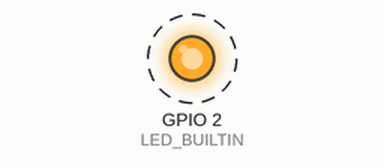
This sketch was run on a simulated ESP8266 (NodeMCU). Shown: output pins drawn as LEDs (lit = HIGH, except the on-board LED, lit = LOW). Dashed ring = blinking. WiFi joins after 1.5 s; servers stay silent unless stated; what the sketch prints to the serial monitor is not drawn.

Above: at 1.7 s.
Timing chart, 0 to 4.5 s (numbered marks = the images above):
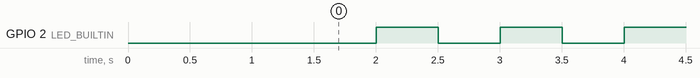

The sketch:

testboard.ino
```cpp
#include <ESP8266WiFi.h>

const char* ssid = "Connectify-NSTV";
const char* password = "passpass2018";

IPAddress staticIP(192, 168, 94, 30);
IPAddress gateway(192, 168, 94, 1);
IPAddress subnet(255, 255, 255, 0);

void setup(void)
{
  Serial.begin(115200);
  Serial.println();

  Serial.printf("Connecting to %s \n", ssid);
  WiFi.begin(ssid, password);
  WiFi.config(staticIP, gateway, subnet);
  while (WiFi.status() != WL_CONNECTED)
  {
    delay(500);
    Serial.print(".");
  }
  pinMode(LED_BUILTIN, OUTPUT);

}
void connectwifi()
{
  Serial.println();
  Serial.print("Connected, IP address: ");
  Serial.println(WiFi.localIP());

}
void loop() {
  connectwifi();
  digitalWrite(LED_BUILTIN, LOW);   // Turn the LED on (Note that LOW is the voltage level
  // but actually the LED is on; this is because
  // it is active low on the ESP-01)
  delay(500);                      // Wait for a second
  digitalWrite(LED_BUILTIN, HIGH);  // Turn the LED off by making the voltage HIGH
  delay(500);
}
```

Measured:
- by itself, GPIO 2 (LED_BUILTIN): alternates HIGH for 0.50 s and LOW for 0.50 s
